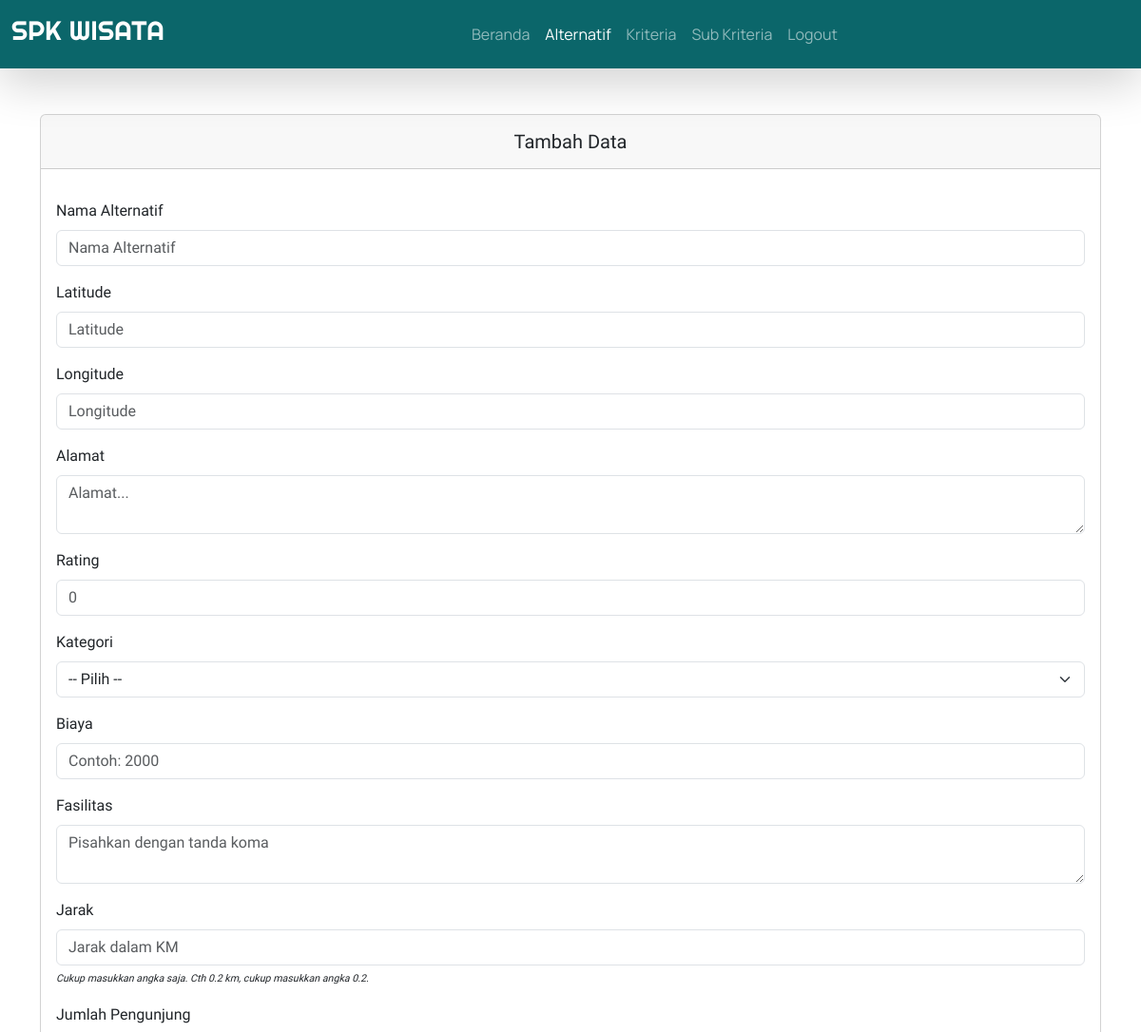
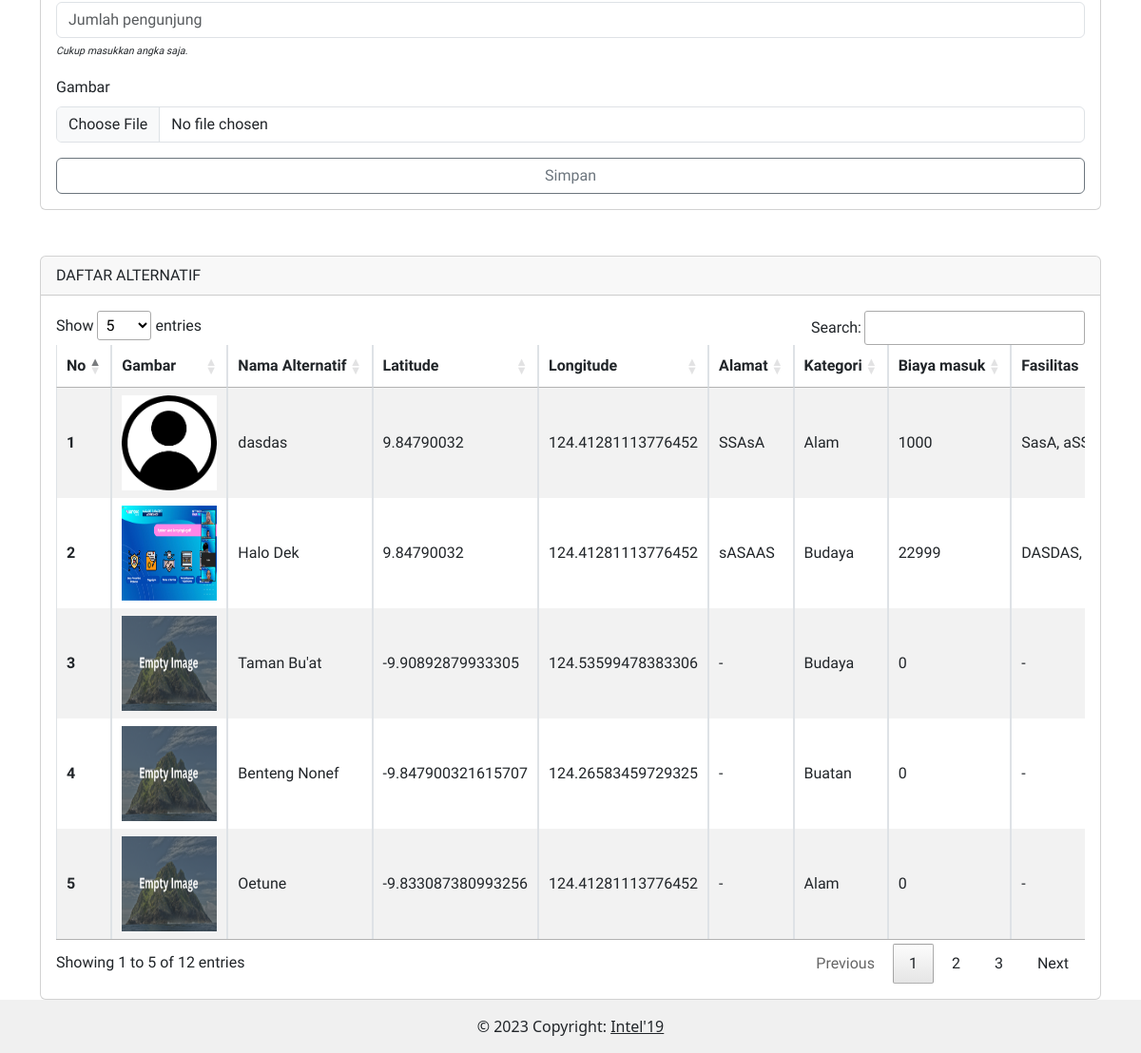
Screenshot of /admin/alternatif.php (signed in) with the database file from the repository (2 pictures, top to bottom).
### tables this page shows
CREATE TABLE `kecocokan_alt_kriteria` (
  `id_alt_kriteria` int(11) NOT NULL,
  `f_id_alternatif` int(5) NOT NULL,
  `f_id_kriteria` char(2) NOT NULL,
  `f_id_sub_kriteria` int(5) NOT NULL
);

CREATE TABLE `alternatif` (
  `id_alternatif` int(5) NOT NULL,
  `nama_alternatif` varchar(255) NOT NULL,
  `alamat` text NOT NULL,
  `gambar` varchar(255) NOT NULL,
  `latitude` varchar(255) NOT NULL,
  `longitude` varchar(255) NOT NULL,
  `rating` int(1) NOT NULL,
  `kategori` enum('Budaya','Buatan','Alam') NOT NULL,
  `biaya_alt` int(11) NOT NULL,
  `fasilitas_alt` text NOT NULL,
  `jarak_alt` decimal(10,2) NOT NULL,
  `jumlah_peng_alt` int(11) NOT NULL
);

### config.php (called while the page is built, shortened)
<?php
function connectDatabase()
{
    $conn = new mysqli(DB_HOST, DB_USERNAME, DB_PASSWORD, DB_NAME);
    return $conn;
}
?>

### admin/classes/alternatif.php (called while the page is built, shortened)
<?php
    require_once '../config.php';
    class Alternatif{
        private $db;
        public function __construct()
        {
            $this->db = connectDatabase();
        }
        public function getDataAlternatif()
        {
            return $this->db->query("SELECT a.nama_alternatif, a.id_alternatif, a.latitude, a.longitude, a.alamat, a.gambar, a.rating, a.kategori, a.biaya_alt, a.fasilitas_alt, a.jarak_alt, a.jumlah_peng_alt, kak.id_alt_kriteria,
                MAX(CASE WHEN k.id_kriteria = 'C1' THEN kak.id_alt_kriteria END) AS id_alt_C1,
                MIN(CASE WHEN k.id_kriteria = 'C2' THEN kak.id_alt_kriteria END) AS id_alt_C2,
                MIN(CASE WHEN k.id_kriteria = 'C3' THEN kak.id_alt_kriteria END) AS id_alt_C3,
                MAX(CASE WHEN k.id_kriteria = 'C4' THEN kak.id_alt_kriteria END) AS id_alt_C4,
                MAX(CASE WHEN k.id_kriteria = 'C1' THEN kak.f_id_sub_kriteria END) AS id_sub_C1,
                MIN(CASE WHEN k.id_kriteria = 'C2' THEN kak.f_id_sub_kriteria END) AS id_sub_C2,
                MIN(CASE WHEN k.id_kriteria = 'C3' THEN kak.f_id_sub_kriteria END) AS id_sub_C3,
                MAX(CASE WHEN k.id_kriteria = 'C4' THEN kak.f_id_sub_kriteria END) AS id_sub_C4,
                MAX(CASE WHEN k.id_kriteria = 'C1' THEN sk.nama_sub_kriteria END) AS nama_C1,
                MIN(CASE WHEN k.id_kriteria = 'C2' THEN sk.nama_sub_kriteria END) AS nama_C2,
                MIN(CASE WHEN k.id_kriteria = 'C3' THEN sk.nama_sub_kriteria END) AS nama_C3,
                MAX(CASE WHEN k.id_kriteria = 'C4' THEN sk.nama_sub_kriteria END) AS nama_C4,
                MAX(CASE WHEN k.id_kriteria = 'C1' THEN sk.spesifikasi END) AS spesifikasi_C1,
                MIN(CASE WHEN k.id_kriteria = 'C2' THEN sk.spesifikasi END) AS spesifikasi_C2,
                MIN(CASE WHEN k.id_kriteria = 'C3' THEN sk.spesifikasi END) AS spesifikasi_C3,
                MAX(CASE WHEN k.id_kriteria = 'C4' THEN sk.spesifikasi END) AS spesifikasi_C4
                FROM alternatif a
                JOIN kecocokan_alt_kriteria kak ON a.id_alternatif = kak.f_id_alternatif
                JOIN sub_kriteria sk ON kak.f_id_sub_kriteria = sk.id_sub_kriteria
                JOIN kriteria k ON kak.f_id_kriteria = k.id_kriteria
                GROUP BY a.nama_alternatif ORDER BY a.id_alternatif DESC;");
        }
    }
    $getDataAlternatif = new Alternatif();
?>

### admin/alternatif.php (the view, shortened to what this page needs)
<?php
require_once './header.php';
require_once './classes/alternatif.php';
$dataAlternatif = $getDataAlternatif->getDataAlternatif();
?>
<div class="container" style="font-family: 'Prompt', sans-serif">
    <div class="row">
        <div class="d-xxl-flex">
            <div class="col-xxl-3 mb-xxl-3 mt-5">
                <form action="" method="post" enctype="multipart/form-data">
                    <div class="card">
                        <div class="card-header">
                            <h5 class="text-center pt-2 col-12">
                                Tambah Data
                            </h5>
                        </div>
                        <div class="card-body">
                            <div class="mb-3 mt-3">
                                <label for="exampleFormControlInput1" class="form-label">Nama Alternatif</label>
                                <input type="text" name="nama_alternatif" class="form-control"
                                    id="exampleFormControlInput1" required placeholder="Nama Alternatif" />
                            </div>
                            <div class="mb-3 mt-3">
                                <label for="latitude" class="form-label">Latitude</label>
                                <input type="text" name="latitude" required class="form-control" id="latitude"
                                    placeholder="Latitude" />
                            </div>
                            <div class="mb-3 mt-3">
                                <label for="longitude" class="form-label">Longitude</label>
                                <input type="text" name="longitude" required class="form-control" id="longitude"
                                    placeholder="Longitude" />
                            </div>
                            <div class="mb-3 mt-3">
                                <label for="exampleFormControlInput1" class="form-label">Alamat</label>
                                <textarea class="form-control" required placeholder="Alamat..."
                                    name="alamat"></textarea>
                            </div>
                            <div class="mb-3 mt-3">
                                <label for="rating" class="form-label">Rating</label>
                                <input type="number" max="5" name="rating" required class="form-control" id="rating"
                                    placeholder="0" />
                            </div>
                            <div class="mb-3 mt-3">
                                <label for="kategori" class="form-label">Kategori</label>
                                <select class="form-select" name="kategori" required
                                    aria-label="Default select example">
                                    <option value="">-- Pilih --</option>
                                </select>
                            </div>
                            <div class="mb-3 mt-3">
                                <label for="biaya" class="form-label">Biaya</label>
                                <input type="number" name="biaya" required class="form-control" id="biaya"
                                    placeholder="Contoh: 2000" />
                            </div>
                            <div class="mb-3 mt-3">
                                <label for="exampleFormControlInput1" class="form-label">Fasilitas</label>
                                <textarea class="form-control" required placeholder="Pisahkan dengan tanda koma"
                                    name="fasilitas"></textarea>
                            </div>
                            <div class="mb-3 mt-3">
                                <label for="jarak" class="form-label">Jarak</label>
                                <input type="number" name="jarak" required class="form-control" id="jarak"
                                    placeholder="Jarak dalam KM" step="0.01" min="0.00" />
                                <small style="font-size: 8pt"><i>Cukup masukkan angka saja. Cth 0.2
                                        km,
                                        cukup masukkan
                                        angka
                                        0.2.</i></small>
                            </div>
                            <div class="mb-3 mt-3">
                                <label for="jumlah-pengunjung" class="form-label">Jumlah Pengunjung</label>
                                <input type="number" name="jumlah-pengunjung" required class="form-control"
                                    id="jumlah-pengunjung" placeholder="Jumlah pengunjung" />
                                <small style="font-size: 8pt"><i>Cukup masukkan angka saja.</i></small>
                            </div>
                            <div class="mb-3 mt-3">
                                <label for="gambar" class="form-label">Gambar</label>
                                <input type="file" accept=".jpg,.jpeg,.png" class="form-control" name="gambar"
                                    id="gambar" required />
                            </div>
                            <button type="submit" name="simpan" class="btn col-12 btn-outline-secondary">
                                Simpan
                            </button>
                        </div>
                    </div>
                </form>
            </div>
            <div class="col-xxl-9 mt-5 ms-xxl-5">
                <div class="card">
                    <div class="card-header">DAFTAR ALTERNATIF</div>
                    <div class="card-body">
                        <div class="table-responsive">
                            <table class="table table-striped table-bordered nowrap" style="width:100%"
                                id="table-penilaian">
                                <thead>
                                    <tr>
                                        <th scope="col">No</th>
                                        <th scope="col">Gambar</th>
                                        <th scope="col">Nama Alternatif</th>
                                        <th scope="col">Latitude</th>
                                        <th scope="col">Longitude</th>
                                        <th scope="col">Alamat</th>
                                        <th scope="col">Kategori</th>
                                        <th scope="col">Biaya masuk</th>
                                        <th scope="col">Fasilitas</th>
                                    </tr>
                                </thead>
                                <tbody class="table-group-divider">
                                    <?php foreach ($dataAlternatif as $i => $alternatif):?>
                                    <tr>
                                        <th scope="row"><?=$i+1;?></th>
                                        <td><a href="../user_area/gambar/<?= $alternatif['gambar'] == '-'? 'no-img.png': $alternatif['gambar'];?>"
                                                data-lightbox="image-1"
                                                data-title="<?= $alternatif['nama_alternatif']; ?>"><img
                                                    style="width:100px; height:100px;"
                                                    src="../user_area/gambar/<?= $alternatif['gambar'] == '-'? 'no-img.png': $alternatif['gambar']; ?>"
                                                    alt=""></a>
                                        </td>
                                        <td><?=$alternatif['nama_alternatif'];?></td>
                                        <td><?=$alternatif['latitude'];?></td>
                                        <td><?=$alternatif['longitude'];?></td>
                                        <td><?=$alternatif['alamat'];?></td>
                                        <td><?=$alternatif['kategori'];?></td>
                                        <td><?=$alternatif['biaya_alt'];?></td>
                                        <td><?=$alternatif['fasilitas_alt'] != '' ? $alternatif['fasilitas_alt']:'-';?>
                                        </td>
                                    </tr>
                                    <?php endforeach;?>
                                </tbody>
                            </table>
                        </div>
                    </div>
                </div>
            </div>
        </div>
    </div>
</div>
<?php
require_once './footer.php';
?>

### rows the page displays
kecocokan_alt_kriteria: f_id_alternatif.gambar (picture), f_id_alternatif.nama_alternatif "dasdas", f_id_alternatif.latitude "9.84790032", f_id_alternatif.longitude "124.41281113776452", f_id_alternatif.alamat "SSAsA", f_id_alternatif.kategori "Alam", f_id_alternatif.biaya_alt "1000", f_id_alternatif.fasilitas_alt "SasA,…"
kecocokan_alt_kriteria: f_id_alternatif.gambar (picture), f_id_alternatif.nama_alternatif "Halo Dek", f_id_alternatif.latitude "9.84790032", f_id_alternatif.longitude "124.41281113776452", f_id_alternatif.alamat "sASAAS", f_id_alternatif.kategori "Budaya", f_id_alternatif.biaya_alt "22999", f_id_alternatif.fasilitas_alt "DASDAS,…"
kecocokan_alt_kriteria: f_id_alternatif.nama_alternatif "Taman Bu'at", f_id_alternatif.latitude "-9.90892879933305", f_id_alternatif.longitude "124.53599478383306", f_id_alternatif.alamat "-", f_id_alternatif.kategori "Budaya", f_id_alternatif.biaya_alt "0"
kecocokan_alt_kriteria: f_id_alternatif.nama_alternatif "Benteng Nonef", f_id_alternatif.latitude "-9.847900321615707", f_id_alternatif.longitude "124.26583459729325", f_id_alternatif.alamat "-", f_id_alternatif.kategori "Buatan", f_id_alternatif.biaya_alt "0"
kecocokan_alt_kriteria: f_id_alternatif.nama_alternatif "Oetune", f_id_alternatif.latitude "-9.833087380993256", f_id_alternatif.longitude "124.41281113776452", f_id_alternatif.alamat "-", f_id_alternatif.kategori "Alam", f_id_alternatif.biaya_alt "0"
